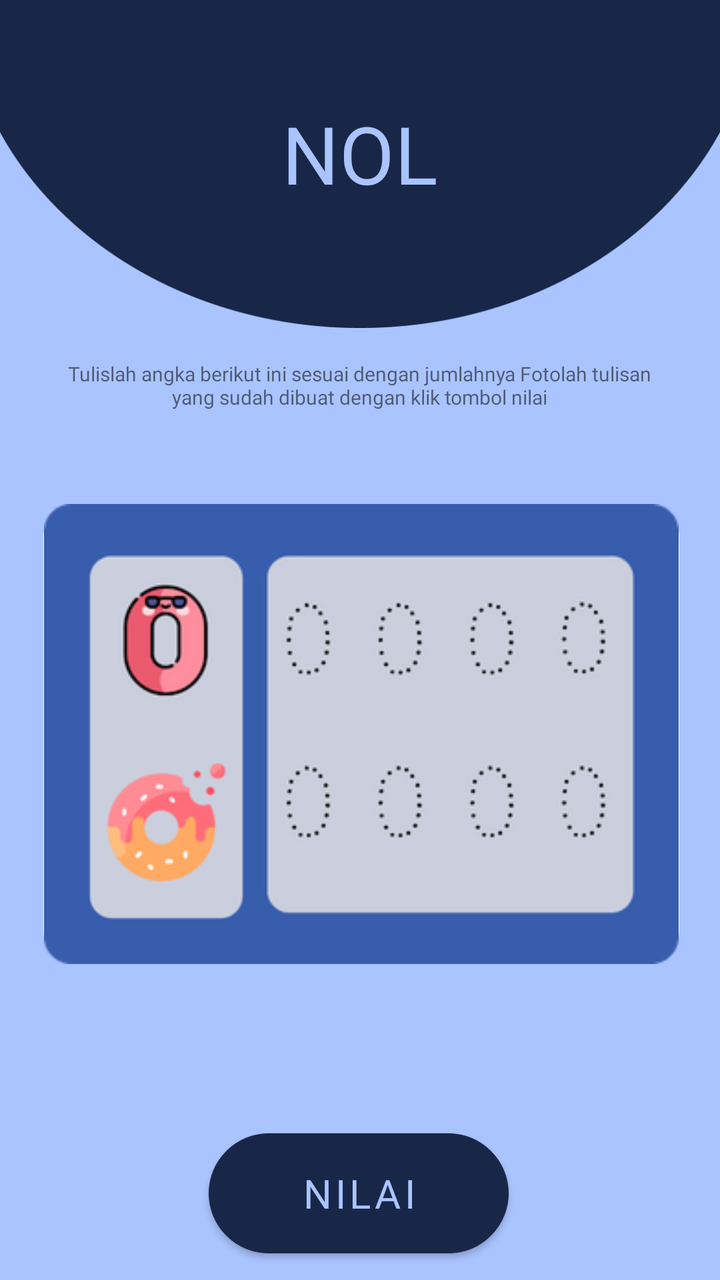
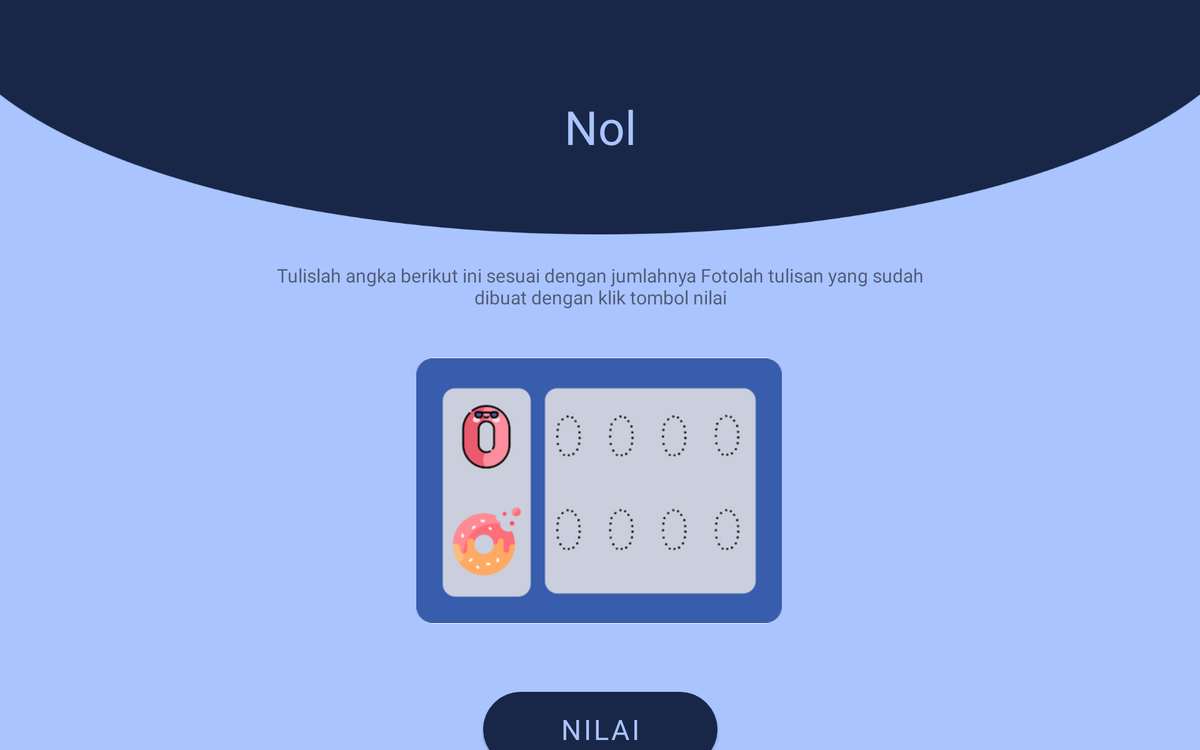

Compare how this app lays out the same screen by default and in its alternative resource folder. The renders come first, then the two layout files and the values they reference.
<!-- AndroidManifest.xml: application theme Theme.MLWithTensorFlowLite -->
<!-- res/layout/nol.xml -->
<?xml version="1.0" encoding="utf-8"?>
<androidx.constraintlayout.widget.ConstraintLayout xmlns:android="http://schemas.android.com/apk/res/android"
    xmlns:app="http://schemas.android.com/apk/res-auto"
    xmlns:tools="http://schemas.android.com/tools"
    android:id="@+id/relativeLayout3"
    android:layout_width="match_parent"
    android:layout_height="match_parent"
    android:background="@color/purple_700"
    tools:context=".MainActivity">


    <ImageView
        android:id="@+id/temaNol"
        android:layout_width="match_parent"
        android:layout_height="wrap_content"
        android:adjustViewBounds="true"
        android:scaleType="fitXY"
        app:layout_constraintStart_toStartOf="parent"
        app:layout_constraintTop_toTopOf="parent"
        app:srcCompat="@drawable/tema" />

    <TextView
        android:layout_width="match_parent"
        android:layout_height="100dp"
        android:fontFamily="@font/lemonadabold"
        android:text="NOL"
        android:textAlignment="center"
        android:textColor="@color/purple_700"
        android:textSize="40sp"
        app:layout_constraintBottom_toBottomOf="@+id/temaNol"
        app:layout_constraintEnd_toEndOf="parent"
        app:layout_constraintHorizontal_bias="1.0"
        app:layout_constraintStart_toStartOf="parent"
        app:layout_constraintTop_toTopOf="@+id/temaNol"
        app:layout_constraintVertical_bias="0.781" />

    <Button
        android:id="@+id/kembaliNol"
        android:layout_width="50dp"
        android:layout_height="wrap_content"
        android:layout_marginLeft="10dp"
        android:layout_marginTop="20dp"
        android:background="@drawable/ic_baseline_arrow_back_24"
        android:theme="@style/arrow"
        app:layout_constraintStart_toStartOf="parent"
        app:layout_constraintTop_toTopOf="parent"
        tools:layout_editor_absoluteX="138dp"
        tools:layout_editor_absoluteY="231dp" />
    <TextView
        android:id="@+id/Instruksi"
        android:layout_width="312dp"
        android:layout_height="62dp"
        android:layout_marginTop="16dp"
        android:bottomLeftRadius="15dp"
        android:bottomRightRadius="15dp"
        android:fontFamily="@font/lemonadabold"
        android:text="Tulislah angka berikut ini sesuai dengan jumlahnya Fotolah tulisan yang sudah dibuat dengan klik tombol nilai"
        android:textAlignment="center"
        android:textSize="10dp"
        app:layout_constraintEnd_toEndOf="parent"
        app:layout_constraintHorizontal_bias="0.494"
        app:layout_constraintStart_toStartOf="parent"
        app:layout_constraintTop_toBottomOf="@+id/temaNol"
        tools:ignore="MissingConstraints" />

    <ImageView
        android:id="@+id/imageViewNol"
        android:layout_width="318sp"
        android:layout_height="230sp"
        android:layout_marginStart="21dp"
        android:layout_marginTop="10dp"
        android:layout_marginEnd="20dp"
        android:background="@drawable/image_border"
        android:bottomLeftRadius="15dp"
        android:bottomRightRadius="15dp"
        app:layout_constraintEnd_toEndOf="parent"
        app:layout_constraintStart_toStartOf="parent"
        app:layout_constraintTop_toBottomOf="@+id/Instruksi"
        app:srcCompat="@drawable/nol" />

    <Button
        android:id="@+id/buttonNol"
        android:layout_width="150dp"
        android:layout_height="60dp"
        android:layout_marginTop="5dp"
        android:background="@drawable/button"
        android:backgroundTint="@color/purple_200"
        android:fontFamily="@font/lemonadabold"
        android:text="Nilai"
        android:textColor="@color/purple_700"
        android:textSize="20sp"
        android:theme="@style/button2"
        app:layout_constraintBottom_toBottomOf="parent"
        app:layout_constraintEnd_toEndOf="parent"
        app:layout_constraintHorizontal_bias="0.497"
        app:layout_constraintStart_toStartOf="parent"
        app:layout_constraintTop_toBottomOf="@+id/confidenceNol"
        app:layout_constraintVertical_bias="0.0" />

    <TextView
        android:id="@+id/resultNol"
        android:layout_width="wrap_content"
        android:layout_height="wrap_content"
        android:layout_marginTop="5dp"
        android:text=""
        android:textColor="@color/purple_700"
        android:textSize="30sp"
        android:textStyle="bold"
        app:layout_constraintLeft_toLeftOf="parent"
        app:layout_constraintRight_toRightOf="parent"
        app:layout_constraintTop_toBottomOf="@+id/imageViewNol" />

    <TextView
        android:id="@+id/confidenceNol"
        android:layout_width="wrap_content"
        android:layout_height="wrap_content"
        android:layout_marginTop="5sp"
        android:text=""
        android:textColor="@color/purple_200"
        android:textSize="22sp"
        android:textStyle="bold"
        app:layout_constraintEnd_toEndOf="parent"
        app:layout_constraintHorizontal_bias="0.498"
        app:layout_constraintLeft_toLeftOf="parent"
        app:layout_constraintRight_toRightOf="parent"
        app:layout_constraintStart_toStartOf="parent"
        app:layout_constraintTop_toBottomOf="@+id/resultNol" />

    <TextView
        android:id="@+id/confidencesTextNol"
        android:layout_width="wrap_content"
        android:layout_height="wrap_content"
        android:layout_marginTop="5sp"
        android:text="Confidences:"
        android:textSize="20sp"
        android:textStyle="bold"
        android:visibility="gone"
        app:layout_constraintLeft_toLeftOf="parent"
        app:layout_constraintRight_toRightOf="parent"
        app:layout_constraintTop_toBottomOf="@+id/confidenceNol" />


</androidx.constraintlayout.widget.ConstraintLayout>
<!-- resources referenced by this layout -->
<resources>
  <color name="purple_200">#182747</color>
  <color name="purple_700">#AAC4FF</color>
  <!-- drawable button (drawable) -->
  <?xml version="1.0" encoding="utf-8" ?>
  <selector xmlns:android="http://schemas.android.com/apk/res/android">
      <item android:state_pressed="false" >
          <shape>
              <solid
                  android:color="@color/purple_500" />
              <stroke
                  android:width="1px"
                  android:color="@color/purple_500" />
              <corners android:radius="50dp" />
          </shape>
      </item>
      <item android:state_pressed="true" >
          <shape>
              <solid
                  android:color="@color/purple_700" />
              <stroke
                  android:width="1px"
                  android:color="@color/purple_700" />
              <corners android:radius="50dp" />
          </shape>
      </item>
  </selector>
  <!-- drawable image_border (drawable) -->
  <?xml version="1.0" encoding="utf-8"?>
  <shape xmlns:android="http://schemas.android.com/apk/res/android"
      android:shape="rectangle"
      >
      <corners
          android:topLeftRadius="15dp"
          android:topRightRadius="15dp"
          android:bottomLeftRadius="15dp"
          android:bottomRightRadius="15dp"/>
      <stroke
          android:color="@color/white"
          android:width="3dp"
          />
      <solid
          android:color="#FFFFFF"
          android:alpha="0.2"
  
          />
  
  
  </shape>
  <!-- drawable nol: png bitmap (drawable, 28543 bytes) -->
  <!-- drawable tema: png bitmap (drawable, 8744 bytes) -->
  <style name="arrow" parent="Theme.MaterialComponents.DayNight.DarkActionBar">
          
          <item name="colorPrimary">#000000</item>
          <item name="colorPrimaryVariant">@color/black</item>
          <item name="colorOnPrimary">@color/purple_200</item>
          
          <item name="colorSecondary">@color/teal_200</item>
          <item name="colorSecondaryVariant">@color/teal_700</item>
          <item name="colorOnSecondary">@color/purple_500</item>
          
          <item name="android:statusBarColor" tools:targetApi="l">?attr/colorPrimaryVariant</item>
          
      </style>
  <style name="button2" parent="Theme.MaterialComponents.DayNight.DarkActionBar">
          
          <item name="colorPrimary">@color/purple_200</item>
          <item name="colorPrimaryVariant">@color/purple_200</item>
          <item name="colorOnPrimary">@color/purple_200</item>
          
          <item name="colorSecondary">@color/teal_200</item>
          <item name="colorSecondaryVariant">@color/teal_700</item>
          <item name="colorOnSecondary">@color/purple_500</item>
          
          <item name="android:statusBarColor" tools:targetApi="l">?attr/colorPrimaryVariant</item>
          
      </style>
  <style name="Theme.MLWithTensorFlowLite" parent="Theme.MaterialComponents.DayNight.NoActionBar">
          
          <item name="colorPrimary">@color/purple_200</item>
          <item name="colorPrimaryVariant">@color/purple_200</item>
          <item name="colorOnPrimary">@color/purple_200</item>
          
          <item name="colorSecondary">@color/teal_200</item>
          <item name="colorSecondaryVariant">@color/teal_700</item>
          <item name="colorOnSecondary">@color/purple_500</item>
          
          <item name="android:statusBarColor" tools:targetApi="l">?attr/colorPrimaryVariant</item>
          
      </style>
  <color name="purple_500">#87A2FB</color>
  <color name="white">#FFFFFFFF</color>
  <color name="black">#29AAD2</color>
  <color name="teal_200">#FF03DAC5</color>
  <color name="teal_700">#FF018786</color>
</resources>
<!-- res/layout-sw720dp/nol.xml (the repository's variant of the layout above) -->
<!-- drawn on a large tablet held sideways -->
<?xml version="1.0" encoding="utf-8"?>
<androidx.constraintlayout.widget.ConstraintLayout xmlns:android="http://schemas.android.com/apk/res/android"
    xmlns:app="http://schemas.android.com/apk/res-auto"
    xmlns:tools="http://schemas.android.com/tools"
    android:id="@+id/relativeLayout3"
    android:layout_width="match_parent"
    android:layout_height="match_parent"
    android:background="@color/purple_700"
    tools:context=".MainActivity">


    <ImageView
        android:id="@+id/temaNol"
        android:layout_width="match_parent"
        android:layout_height="250dp"
        android:adjustViewBounds="true"
        android:scaleType="fitXY"
        app:layout_constraintStart_toStartOf="parent"
        app:layout_constraintTop_toTopOf="parent"
        app:srcCompat="@drawable/tema" />

    <TextView
        android:id="@+id/textView2"
        android:layout_width="match_parent"
        android:layout_height="120dp"
        android:fontFamily="@font/lemonadabold"
        android:text="Nol"
        android:textAlignment="center"
        android:textColor="@color/purple_700"
        android:textSize="50sp"
        app:layout_constraintBottom_toBottomOf="@+id/temaNol"
        app:layout_constraintEnd_toEndOf="parent"
        app:layout_constraintHorizontal_bias="1.0"
        app:layout_constraintStart_toStartOf="parent"
        app:layout_constraintTop_toTopOf="@+id/temaNol"
        app:layout_constraintVertical_bias="0.781" />

    <Button
        android:id="@+id/kembaliNol"
        android:layout_width="50dp"
        android:layout_height="wrap_content"
        android:layout_marginLeft="10dp"
        android:layout_marginTop="20dp"
        android:background="@drawable/ic_baseline_arrow_back_24"
        android:theme="@style/arrow"
        app:layout_constraintStart_toStartOf="parent"
        app:layout_constraintTop_toTopOf="parent"
        tools:layout_editor_absoluteX="138dp"
        tools:layout_editor_absoluteY="231dp" />

    <TextView
        android:id="@+id/Instruksi"
        android:layout_width="747dp"
        android:layout_height="82dp"
        android:layout_marginTop="30dp"
        android:bottomLeftRadius="15dp"
        android:bottomRightRadius="15dp"
        android:fontFamily="@font/lemonadabold"
        android:text="Tulislah angka berikut ini sesuai dengan jumlahnya Fotolah tulisan yang sudah dibuat dengan klik tombol nilai"
        android:textAlignment="center"
        android:textSize="20dp"
        app:layout_constraintEnd_toEndOf="parent"
        app:layout_constraintStart_toStartOf="parent"
        app:layout_constraintTop_toBottomOf="@+id/temaNol"
        tools:ignore="MissingConstraints" />

    <ImageView
        android:id="@+id/imageViewNol"
        android:layout_width="390dp"
        android:layout_height="284dp"
        android:layout_marginStart="21dp"
        android:layout_marginEnd="20dp"
        android:background="@drawable/image_border"
        android:bottomLeftRadius="15dp"
        android:bottomRightRadius="15dp"
        app:layout_constraintBottom_toBottomOf="parent"
        app:layout_constraintEnd_toEndOf="parent"
        app:layout_constraintHorizontal_bias="0.498"
        app:layout_constraintStart_toStartOf="parent"
        app:layout_constraintTop_toBottomOf="@+id/Instruksi"
        app:layout_constraintVertical_bias="0.126"
        app:srcCompat="@drawable/nol" />

    <Button
        android:id="@+id/buttonNol"
        android:layout_width="250dp"
        android:layout_height="80dp"
        android:layout_marginTop="10dp"
        android:background="@drawable/button"
        android:backgroundTint="@color/purple_200"
        android:fontFamily="@font/lemonadabold"
        android:text="Nilai"
        android:textColor="@color/purple_700"
        android:textSize="30sp"
        android:theme="@style/button2"
        app:layout_constraintBottom_toBottomOf="parent"
        app:layout_constraintEnd_toEndOf="parent"
        app:layout_constraintStart_toStartOf="parent"
        app:layout_constraintTop_toBottomOf="@+id/confidenceNol" />

    <TextView
        android:id="@+id/resultNol"
        android:layout_width="wrap_content"
        android:layout_height="wrap_content"
        android:layout_marginTop="5dp"
        android:text=""
        android:textColor="@color/purple_700"
        android:textSize="30sp"
        android:textStyle="bold"
        app:layout_constraintLeft_toLeftOf="parent"
        app:layout_constraintRight_toRightOf="parent"
        app:layout_constraintTop_toBottomOf="@+id/imageViewNol" />

    <TextView
        android:id="@+id/confidenceNol"
        android:layout_width="wrap_content"
        android:layout_height="wrap_content"
        android:layout_marginTop="5sp"
        android:text=""
        android:textColor="@color/purple_200"
        android:textSize="22sp"
        android:textStyle="bold"
        app:layout_constraintEnd_toEndOf="parent"
        app:layout_constraintHorizontal_bias="0.498"
        app:layout_constraintLeft_toLeftOf="parent"
        app:layout_constraintRight_toRightOf="parent"
        app:layout_constraintStart_toStartOf="parent"
        app:layout_constraintTop_toBottomOf="@+id/resultNol" />

    <TextView
        android:id="@+id/confidencesTextNol"
        android:layout_width="wrap_content"
        android:layout_height="wrap_content"
        android:layout_marginTop="5sp"
        android:text="Confidences:"
        android:textSize="20sp"
        android:textStyle="bold"
        android:visibility="gone"
        app:layout_constraintLeft_toLeftOf="parent"
        app:layout_constraintRight_toRightOf="parent"
        app:layout_constraintTop_toBottomOf="@+id/confidenceNol" />


</androidx.constraintlayout.widget.ConstraintLayout>
